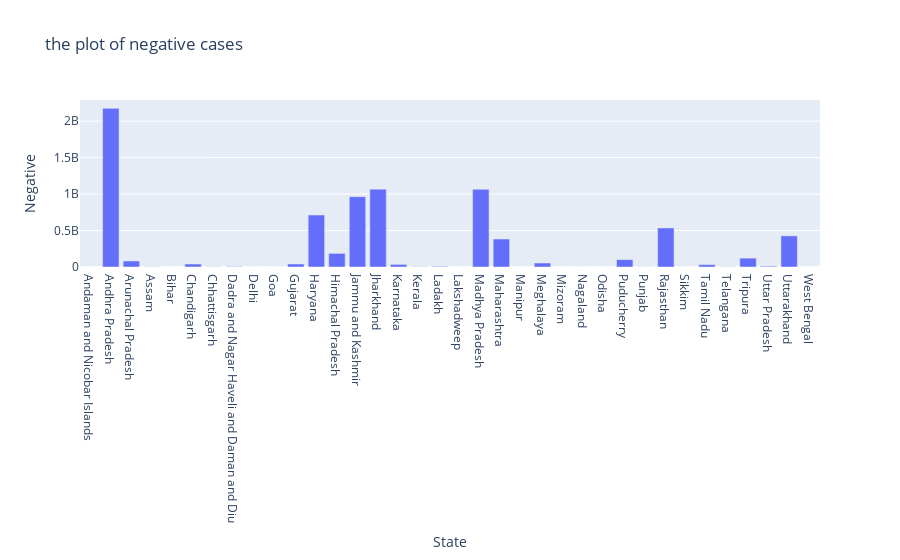

The cell this chart's notebook holds for it:
### Code cell
px.bar(negative, x='State', y='Negative', title='the plot of negative cases')

### Figure 1 — Plotly figure (JSON) as saved in the notebook; plotly's stock layout.template omitted (floating-point values rounded to 4 significant figures)
{"data": [{"alignmentgroup": "True", "hovertemplate": "State=%{x}<br>Negative=%{y}<extra></extra>", "legendgroup": "", "marker": {"color": "#636efa"}, "name": "", "offsetgroup": "", "orientation": "v", "showlegend": false, "textposition": "auto", "type": "bar", "x": ["Andaman and Nicobar Islands", "Andhra Pradesh", "Arunachal Pradesh", "Assam", "Bihar", "Chandigarh", "Chhattisgarh", "Dadra and Nagar Haveli and Daman and Diu", "Delhi", "Goa", "Gujarat", "Haryana", "Himachal Pradesh", "Jammu and Kashmir", "Jharkhand", "Karnataka", "Kerala", "Ladakh", "Lakshadweep", "Madhya Pradesh", "Maharashtra", "Manipur", "Meghalaya", "Mizoram", "Nagaland", "Odisha", "Puducherry", "Punjab", "Rajasthan", "Sikkim", "Tamil Nadu", "Telangana", "Tripura", "Uttar Pradesh", "Uttarakhand", "West Bengal"], "xaxis": "x", "y": [1210, 2175686933, 82455001, 2163110, 2299, 40920949, 2701459, 6047477, 443105, 115631, 41432659, 712426421, 186697169, 963922463, 1067433000, 35609721, 3219804, 7820296, 0, 1065535592, 383680847, 0, 54637450, 0, 109169, 64160, 101202240, 1356506, 535500271, 438779, 32180448, 2475974, 121506169, 11016397, 426945689, 568], "yaxis": "y"}], "layout": {"barmode": "relative", "legend": {"tracegroupgap": 0}, "title": {"text": "the plot of negative cases"}, "xaxis": {"anchor": "y", "domain": [0, 1], "title": {"text": "State"}}, "yaxis": {"anchor": "x", "domain": [0, 1], "title": {"text": "Negative"}}}}
